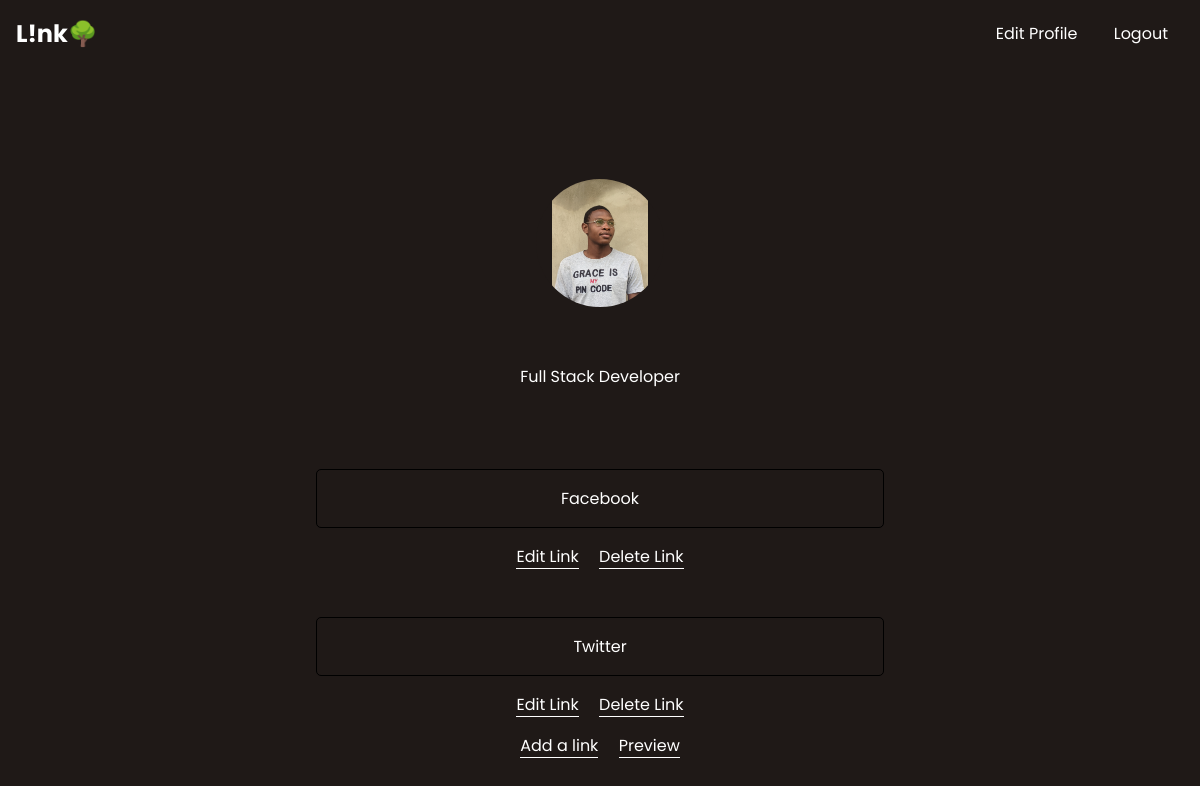
The page / (signed in) on the database its author committed.
### lta/models.py (models this page shows, shortened)
class User(AbstractUser):
    name = models.CharField(max_length=200, null=True)
    email = models.EmailField(unique=True, null=True)
    bio = models.TextField(null=True, blank=True)
    profile_image = models.ImageField(
        null=True, blank=True, default="avatar.png", upload_to='images/')
    USERNAME_FIELDS = "email"
    REQUIRED_FIELDS = []

class Home(models.Model):
    name = models.CharField(max_length=15)
    url = models.CharField(max_length=50)

### lta/views.py (the view)
# urls.py: 2. Add a URL to urlpatterns:  path('', views.home, name='home')
@login_required(login_url="loginpage")
def home(request):
    links = Home.objects.all()
    context = {"links": links}
    return render(request, "lta/home.html", context)

### lta/templates/lta/home.html
{% extends 'lta/main.html' %} {% load static %} {% block content %}
<div class="container">
  <div class="profile-section">
    {% if request.user.profile_image %}
    <img src="{{ request.user.profile_image.url }}" alt="" /><br />
    {% endif %} {% if request.user.bio %}
    <span class="bio">{{ request.user.bio }}</span>
    {% endif %}
  </div>
  {% for link in links %}
  <ul class="links">
    <li class="link"><a href="{{link.url}}">{{link.name}}</a></li>
    <div class="edit-delete-link-container">
      <a class="edit" href="{% url 'updatelink' link.id %}">Edit Link</a>
      <a class="delete" href="{% url 'deletelink' link.id %}">Delete Link</a>
    </div>
  </ul>
  {% empty %}
  <ul>
    <li class="link">You have no links, click the link below to add</li>
  </ul>
  {% endfor %}
  <div class="bottom-links">
    <a href="{% url 'addlink' %}" class="add-a-link">Add a link</a>
    <a href="{% url 'preview' %}" class="preview">Preview </a>
  </div>
</div>
{% endblock %}

### static/styles/style.css (style rules this page uses)
* { margin: 0; padding: 0; box-sizing: border-box; font-family: "poppins"; background: #1f1917; color: white; }
li { list-style: none; }
a { text-decoration: none; }
.links { margin: 1em; width: 50%; }
.link { padding: 1em; border: 1px solid black; text-align: center; border-radius: 5px; margin: 1em; }
.edit-delete-link-container { text-align: center; }
.edit { margin-right: 1em; }
.edit, .delete { border-bottom: 1px solid white; }
.add-a-link { margin-right: 1em; }
.add-a-link, .preview { border-bottom: 1px solid white; }
.profile-section { margin: 2em 1em; text-align: center; }
.profile-section img { display: block; margin: 1em auto; width: 8em; height: 8em; border-radius: 50%; background-position: center; -o-object-fit: contain; object-fit: contain; }
.bio { max-width: 30em; display: block; margin: 1em auto; }
.container { display: flex; flex-direction: column; align-items: center; margin: 4em 0; }

### rows shown on the page
User: user.profile_image (picture), user.bio "Full Stack Developer"
Home: name "Facebook"
Home: name "Twitter"
